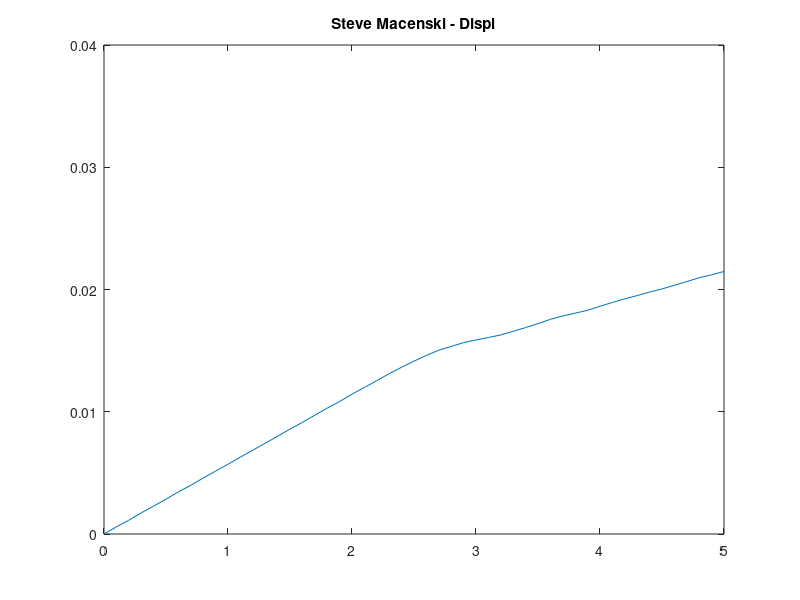
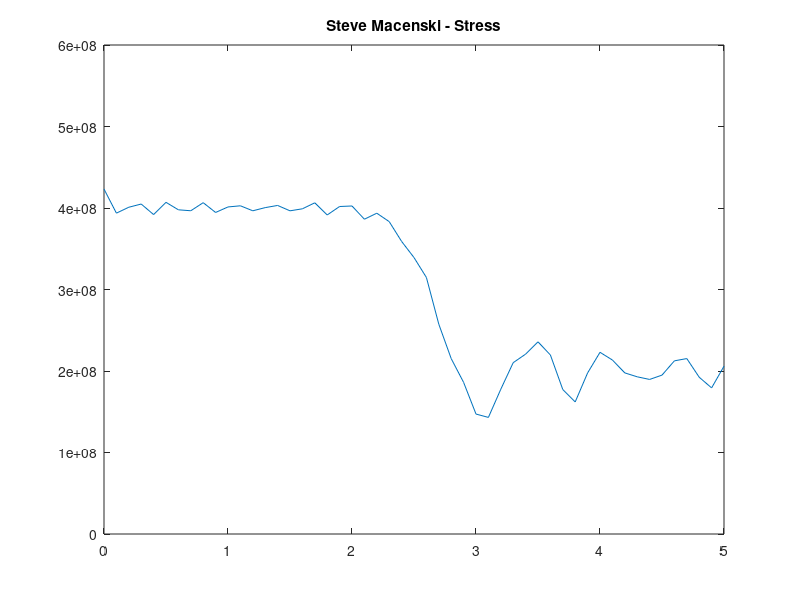

Recreate these plots in MATLAB, in order. (Note: this script raises an error after producing the figures.)
%AE 370 Completed by Steve Macenski HW 4 Problem 1 part 5

%Definitions 
L = 5;          %%%%%%%%%%%%%%% u(time,space) x1 x1 x1 x1 x1 x1 x1...
E = 70e9;                                    %x2 x2 x2 x2 x2 x2 x2...
rho = 2800;
sigma = 200e6;
N = 50;
deltax = L/N;
c = sqrt(E/rho);

%To get time step 1/2 of stability limit
deltat = sqrt(deltax^2/c^2)./2;

%make arrays for the time and space
t = 0:deltat:2.5*L/c;
x = 0:deltax:(L);

%Make empty vectors to fill for the displacement, velocity, and stress/E
dudx = zeros(length(t),N+1);
u = zeros(length(t),N+1);

for i = 2:length(t);
    for j = 2:1:N
        u(i+1,j) = 2*u(i,j) - u(i-1,j) + (deltat^2*c^2/deltax^2)*(u(i,j+1) - 2*u(i,j) + u(i,j-1));
         %Equation found in part 1 for all areas not on endpoints for u
    end
    j = N+1;
    u(i+1,j) = 2*u(i,j) - u(i-1,j) + (deltat^2*c^2/deltax^2)*((2*deltax*sigma/E) + u(i,N) - 2*u(i,j) + u(i,j-1));
        %ghost cell for the end conditions for all times for u

   for j = 2:1:N;
       dudx(i,j) = (u(i,j+1) - u(i,j-1))./(2*deltax);
        %Central diff for middle points for finding dudx 
   end 
   dudx(i,1) = (-u(i,3) + 4*u(i,2) -3*u(i,1))/(2*deltax);
        %forward diff for x=o for finding dudx
   dudx(i,N+1) = (3*u(i,N+1) - 4*u(i,N) + u(i,N-1))./(2*deltax);
        %backward diff for x = L for finding dudx 
   
   figure(1);
   plot(x,u(i,1:(N+1)));
   title('Steve Macenski - Displ');
   axis([0 5 0 .04])
        %plots the displacement 
   figure(2);
   plot(x,E*dudx(i,1:(N+1)));
   title('Steve Macenski - Stress');
   axis([0 5 0 6e8])
        %Plots the stress 
        
        pause
end 

for i = 2:length(t) 
    dudt(i) = (u(i+1,26) - u(i-1,26))./(2*deltat);
end 
dudt(1) = (-u(3,26) + 4*u(2,26) - 3*u(1,26))./(2*deltat);
dudt(N+1) = (3*u(N+1,26) - 4*u(N,26) + u(N-1,26))./(2*deltat);

%Plots the time evolution of stress and velocity over the middle of the bar
figure(3);
plot(t,smooth(E*dudx(1:251,26)));
title('Steve Macenski - Stress');
figure(4);
plot(t,smooth(dudt(1:251)));
title('Steve Macenski - Vel');




